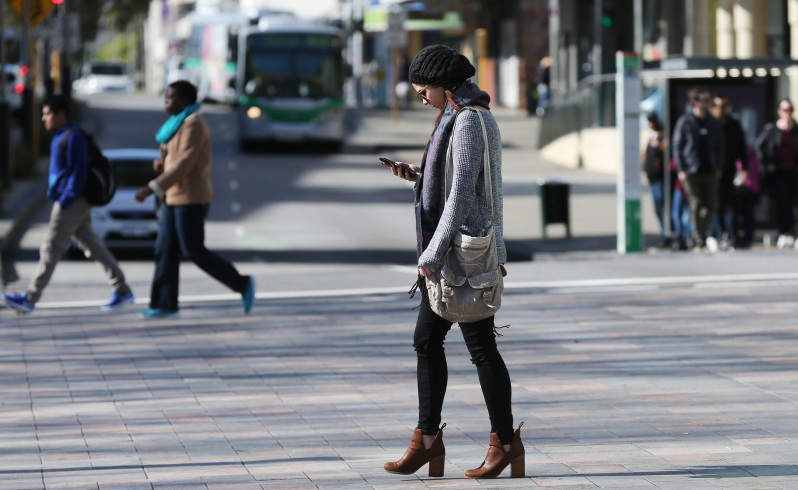
#> input picture Pedestrians.jpg, 798 x 490 px
$ python opencvtest.py
#> lines starting #> are read from the running program, lines starting #| are printed output that depends on the picture; after the words box and inside, x2 and y2 are one past the last pixel; in counts of white or black regions, pixels touching at a corner belong together
### nms.py
import numpy as np

# Malisiewicz et al.
def non_max_suppression(boxes, overlapThresh):
	# if there are no boxes, return an empty list
	if len(boxes) == 0:
		return []

	# if the bounding boxes integers, convert them to floats --
	# this is important since we'll be doing a bunch of divisions
	if boxes.dtype.kind == "i":
		boxes = boxes.astype("float")

	# initialize the list of picked indexes
	pick = []

	# grab the coordinates of the bounding boxes
	x1 = boxes[:,0]
	y1 = boxes[:,1]
	x2 = boxes[:,2]
	y2 = boxes[:,3]

	# compute the area of the bounding boxes and sort the bounding
	# boxes by the bottom-right y-coordinate of the bounding box
	area = (x2 - x1 + 1) * (y2 - y1 + 1)
	idxs = np.argsort(y2)

	# keep looping while some indexes still remain in the indexes
	# list
	while len(idxs) > 0:
		# grab the last index in the indexes list and add the
		# index value to the list of picked indexes
		last = len(idxs) - 1
		i = idxs[last]
		pick.append(i)

		# find the largest (x, y) coordinates for the start of
		# the bounding box and the smallest (x, y) coordinates
		# for the end of the bounding box
		xx1 = np.maximum(x1[i], x1[idxs[:last]])
		yy1 = np.maximum(y1[i], y1[idxs[:last]])
		xx2 = np.minimum(x2[i], x2[idxs[:last]])
		yy2 = np.minimum(y2[i], y2[idxs[:last]])

		# compute the width and height of the bounding box
		w = np.maximum(0, xx2 - xx1 + 1)
		h = np.maximum(0, yy2 - yy1 + 1)

		# compute the ratio of overlap
		overlap = (w * h) / area[idxs[:last]]

		# delete all indexes from the index list that have
		idxs = np.delete(idxs, np.concatenate(([last],
			np.where(overlap > overlapThresh)[0])))

	# return only the bounding boxes that were picked using the
	# integer data type
	return boxes[pick].astype("int")

### opencvtest.py
import numpy as np
import argparse
import cv2
import PIL
import matplotlib.pyplot as plt

from nms import non_max_suppression

hog = cv2.HOGDescriptor()
hog.setSVMDetector(cv2.HOGDescriptor_getDefaultPeopleDetector())

# load the image and resize it to (1) reduce detection time
# and (2) improve detection accuracy
filename = 'Pedestrians.jpg'
image = PIL.Image.open(filename)
#> image is the input picture: PIL image 798x490 RGB; mean R, G, B 117.6, 120, 124.8
width, height = image.size
#> width = 798; height = 490
new_width = min(400, width)
#> new_width = 400
#image = image.resize((new_width, height))
image = np.array(image)
orig = image.copy()

# detect people in the image
(rects, weights) = hog.detectMultiScale(image, winStride=(4, 4),
	padding=(8, 8), scale=1.05)
#> rects = [[456, 317, 75, 150], [422, 63, 100, 201], [597, 133, 71, 142], [385, 270, 96, 192], [652, 66, 112, 223], [0, 140, 87, 199], [17, 76, 112, 223], [112, 45, 146, 291], [351, 52, 224, 438]]; weights = [1.1, 0.917, 0.415, 0.98, 1.92, 0.312, 1.24, 2.79, 0.679]

# draw the original bounding boxes
for (x, y, w, h) in rects:
	cv2.rectangle(orig, (x, y), (x + w, y + h), (0, 0, 255), 2)
#> this loop made 9 passes
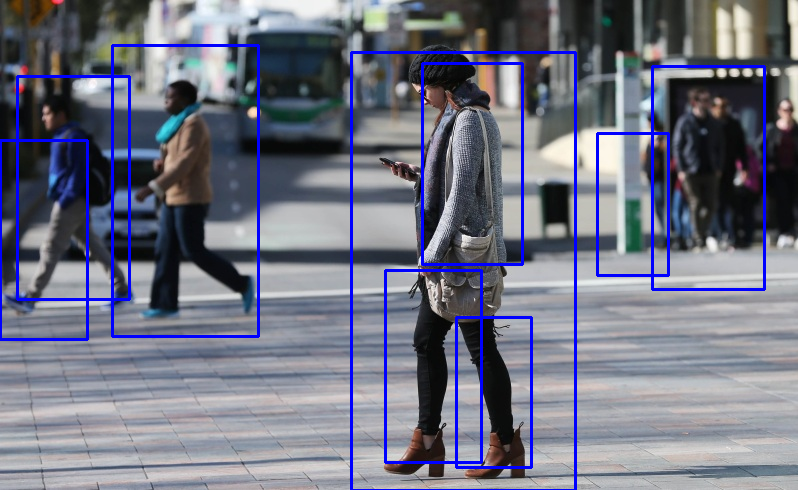
#> orig: shape (490, 798, 3); 4.53% of pixels changed, all inside (x1, y1, x2, y2) = (0, 44, 766, 490)

# apply non-maxima suppression to the bounding boxes using a
# fairly large overlap threshold to try to maintain overlapping
# boxes that are still people
rects = np.array([[x, y, x + w, y + h] for (x, y, w, h) in rects])
#> rects = [[456, 317, 531, 467], [422, 63, 522, 264], [597, 133, 668, 275], [385, 270, 481, 462], [652, 66, 764, 289], [0, 140, 87, 339], [17, 76, 129, 299], [112, 45, 258, 336], [351, 52, 575, 490]]
pick = non_max_suppression(rects, overlapThresh=0.65)
#> in non_max_suppression, `boxes = boxes.astype("float")`: boxes has the same summary as rects outside non_max_suppression
#> in non_max_suppression, `x1 = boxes[:,0]`: x1 = [456, 422, 597, 385, 652, 0, 17, 112, 351]
#> in non_max_suppression, `y1 = boxes[:,1]`: y1 = [317, 63, 133, 270, 66, 140, 76, 45, 52]
#> in non_max_suppression, `x2 = boxes[:,2]`: x2 = [531, 522, 668, 481, 764, 87, 129, 258, 575]
#> in non_max_suppression, `y2 = boxes[:,3]`: y2 = [467, 264, 275, 462, 289, 339, 299, 336, 490]
#> in non_max_suppression, `area = (x2 - x1 + 1) * (y2 - y1 + 1)`: area = [11476, 20402, 10296, 18721, 25312, 17600, 25312, 42924, 98775]
#> in non_max_suppression, `idxs = np.argsort(y2)`: idxs = [1, 2, 4, 6, 7, 5, 3, 0, 8]
#> the loop in non_max_suppression, `while len(idxs) > 0:` made 6 passes
#> (last, i, xx1, yy1, xx2, yy2, w, h) on passes 1 to 2: (8, 8, [422, 597, 652, 351, 351, 351, 385, 456], [63, 133, 66, 76, 52, 140, 270, 317], [522, 575, 575, 129, 258, 87, 481, 531], [264, 275, 289, 299, 336, 339, 462, 467], [101, 0, 0, 0, 0, 0, 97, 76], [202, 143, 224, 224, 285, 200, 193, 151]), (4, 5, [597, 652, 17, 112], [140, 140, 140, 140], [87, 87, 87, 87], [275, 289, 299, 336], [0, 0, 71, 0], [136, 150, 160, 197])
#> (last, i, xx1, yy1, xx2, yy2, h, overlap) on pass 4: (2, 6, [597, 652], [133, 76], [129, 129], [275, 289], [143, 214], [0, 0])
#> after the loop in non_max_suppression, `while len(idxs) > 0:`: idxs = empty array; pick = [8, 5, 7, 6, 4, 2]
#> pick = [[351, 52, 575, 490], [0, 140, 87, 339], [112, 45, 258, 336], [17, 76, 129, 299], [652, 66, 764, 289], [597, 133, 668, 275]]

# draw the final bounding boxes
for (xA, yA, xB, yB) in pick:
	cv2.rectangle(image, (xA, yA), (xB, yB), (0, 255, 0), 2)
#> this loop made 6 passes
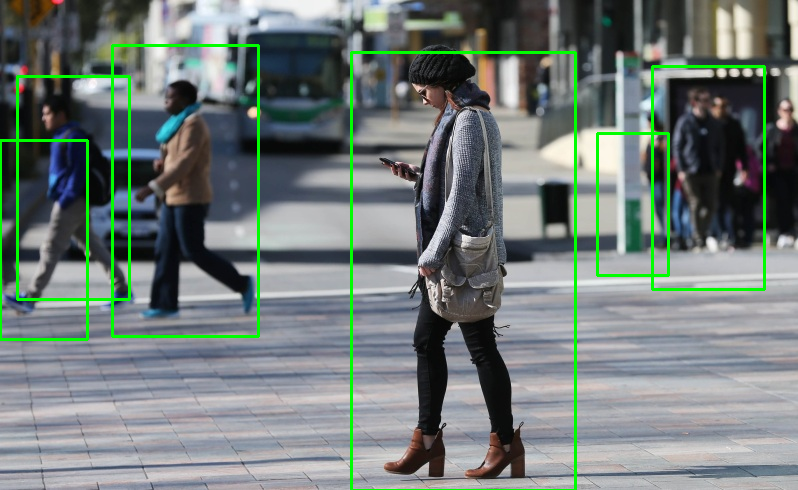
#> image: shape (490, 798, 3); 3.29% of pixels changed, all inside (x1, y1, x2, y2) = (0, 44, 766, 490)

# show some information on the number of bounding boxes
print("[INFO] {}: {} original boxes, {} after suppression".format(
	filename, len(rects), len(pick)))
#| [INFO] Pedestrians.jpg: 9 original boxes, 6 after suppression

# show the output images
f1 = plt.figure(1)
plt.imshow(orig)
plt.title('Original')
f2 = plt.figure(2)
plt.imshow(image)
plt.title('After NMS')
plt.show()
